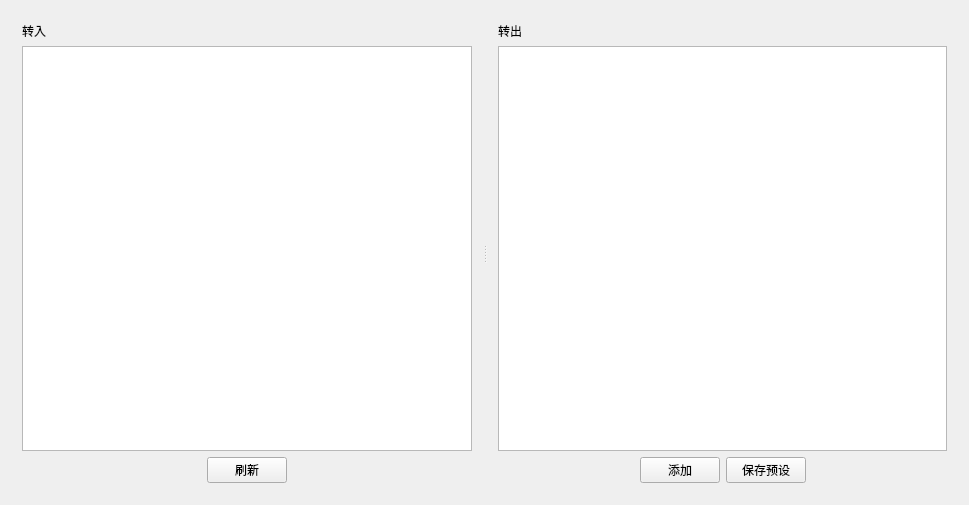
<?xml version="1.0" encoding="UTF-8"?>
<ui version="4.0">
 <class>TransferManageDlg</class>
 <widget class="QWidget" name="TransferManageDlg">
  <property name="geometry">
   <rect>
    <x>0</x>
    <y>0</y>
    <width>969</width>
    <height>505</height>
   </rect>
  </property>
  <property name="windowTitle">
   <string>TransferManageDlg</string>
  </property>
  <layout class="QVBoxLayout" name="verticalLayout_3">
   <item>
    <widget class="QSplitter" name="splitter">
     <property name="orientation">
      <enum>Qt::Horizontal</enum>
     </property>
     <widget class="QWidget" name="verticalLayoutWidget">
      <layout class="QVBoxLayout" name="verticalLayout">
       <item>
        <widget class="QLabel" name="label">
         <property name="text">
          <string>转入</string>
         </property>
        </widget>
       </item>
       <item>
        <widget class="QTableView" name="tableViewIn"/>
       </item>
       <item>
        <layout class="QHBoxLayout" name="horizontalLayout">
         <item>
          <spacer name="horizontalSpacer">
           <property name="orientation">
            <enum>Qt::Horizontal</enum>
           </property>
           <property name="sizeHint" stdset="0">
            <size>
             <width>40</width>
             <height>20</height>
            </size>
           </property>
          </spacer>
         </item>
         <item>
          <widget class="QPushButton" name="btnRefreshIn">
           <property name="text">
            <string>刷新</string>
           </property>
          </widget>
         </item>
         <item>
          <spacer name="horizontalSpacer_2">
           <property name="orientation">
            <enum>Qt::Horizontal</enum>
           </property>
           <property name="sizeHint" stdset="0">
            <size>
             <width>40</width>
             <height>20</height>
            </size>
           </property>
          </spacer>
         </item>
        </layout>
       </item>
      </layout>
     </widget>
     <widget class="QWidget" name="verticalLayoutWidget_2">
      <layout class="QVBoxLayout" name="verticalLayout_2">
       <item>
        <widget class="QLabel" name="label_2">
         <property name="text">
          <string>转出</string>
         </property>
        </widget>
       </item>
       <item>
        <widget class="QTableView" name="tableViewOut"/>
       </item>
       <item>
        <layout class="QHBoxLayout" name="horizontalLayout_2">
         <item>
          <spacer name="horizontalSpacer_3">
           <property name="orientation">
            <enum>Qt::Horizontal</enum>
           </property>
           <property name="sizeHint" stdset="0">
            <size>
             <width>40</width>
             <height>20</height>
            </size>
           </property>
          </spacer>
         </item>
         <item>
          <widget class="QPushButton" name="btnAddOut">
           <property name="text">
            <string>添加</string>
           </property>
          </widget>
         </item>
         <item>
          <widget class="QPushButton" name="btnSavePreset">
           <property name="text">
            <string>保存预设</string>
           </property>
          </widget>
         </item>
         <item>
          <spacer name="horizontalSpacer_4">
           <property name="orientation">
            <enum>Qt::Horizontal</enum>
           </property>
           <property name="sizeHint" stdset="0">
            <size>
             <width>40</width>
             <height>20</height>
            </size>
           </property>
          </spacer>
         </item>
        </layout>
       </item>
      </layout>
     </widget>
    </widget>
   </item>
  </layout>
 </widget>
 <layoutdefault spacing="6" margin="11"/>
 <resources/>
 <connections/>
</ui>
